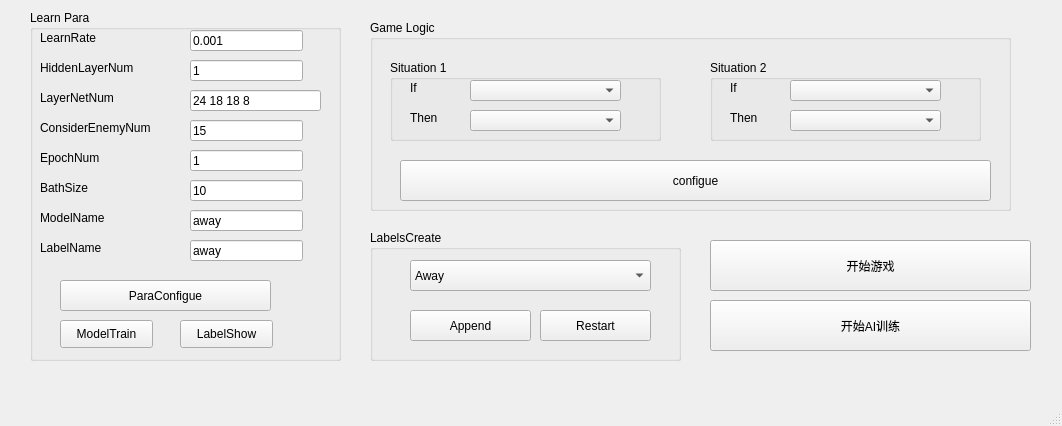
<?xml version="1.0" encoding="UTF-8"?>
<ui version="4.0">
 <class>para</class>
 <widget class="QMainWindow" name="para">
  <property name="geometry">
   <rect>
    <x>0</x>
    <y>0</y>
    <width>1062</width>
    <height>426</height>
   </rect>
  </property>
  <property name="windowTitle">
   <string>para</string>
  </property>
  <property name="autoFillBackground">
   <bool>false</bool>
  </property>
  <widget class="QWidget" name="centralwidget">
   <widget class="QGroupBox" name="groupBox">
    <property name="geometry">
     <rect>
      <x>370</x>
      <y>20</y>
      <width>641</width>
      <height>191</height>
     </rect>
    </property>
    <property name="title">
     <string>Game Logic</string>
    </property>
    <widget class="QGroupBox" name="groupBox_2">
     <property name="geometry">
      <rect>
       <x>20</x>
       <y>40</y>
       <width>271</width>
       <height>81</height>
      </rect>
     </property>
     <property name="title">
      <string>Situation 1</string>
     </property>
     <widget class="QLabel" name="label_4">
      <property name="geometry">
       <rect>
        <x>20</x>
        <y>20</y>
        <width>68</width>
        <height>15</height>
       </rect>
      </property>
      <property name="text">
       <string>If</string>
      </property>
     </widget>
     <widget class="QLabel" name="label_5">
      <property name="geometry">
       <rect>
        <x>20</x>
        <y>50</y>
        <width>68</width>
        <height>15</height>
       </rect>
      </property>
      <property name="text">
       <string>Then</string>
      </property>
     </widget>
     <widget class="QComboBox" name="IFS1">
      <property name="geometry">
       <rect>
        <x>80</x>
        <y>20</y>
        <width>151</width>
        <height>21</height>
       </rect>
      </property>
      <property name="currentIndex">
       <number>-1</number>
      </property>
      <property name="maxVisibleItems">
       <number>10</number>
      </property>
      <item>
       <property name="text">
        <string>IsGainMostNear</string>
       </property>
      </item>
      <item>
       <property name="text">
        <string>IsEnemyMostNear</string>
       </property>
      </item>
     </widget>
     <widget class="QComboBox" name="TH1">
      <property name="geometry">
       <rect>
        <x>80</x>
        <y>50</y>
        <width>151</width>
        <height>21</height>
       </rect>
      </property>
      <property name="editable">
       <bool>false</bool>
      </property>
      <property name="currentIndex">
       <number>-1</number>
      </property>
      <item>
       <property name="text">
        <string>model_away</string>
       </property>
      </item>
      <item>
       <property name="text">
        <string>model_gain</string>
       </property>
      </item>
     </widget>
    </widget>
    <widget class="QPushButton" name="configue">
     <property name="geometry">
      <rect>
       <x>30</x>
       <y>140</y>
       <width>591</width>
       <height>41</height>
      </rect>
     </property>
     <property name="text">
      <string>configue</string>
     </property>
    </widget>
    <widget class="QGroupBox" name="groupBox_3">
     <property name="geometry">
      <rect>
       <x>340</x>
       <y>40</y>
       <width>271</width>
       <height>81</height>
      </rect>
     </property>
     <property name="title">
      <string>Situation 2</string>
     </property>
     <widget class="QLabel" name="label_6">
      <property name="geometry">
       <rect>
        <x>20</x>
        <y>20</y>
        <width>68</width>
        <height>15</height>
       </rect>
      </property>
      <property name="text">
       <string>If</string>
      </property>
     </widget>
     <widget class="QLabel" name="label_7">
      <property name="geometry">
       <rect>
        <x>20</x>
        <y>50</y>
        <width>68</width>
        <height>15</height>
       </rect>
      </property>
      <property name="text">
       <string>Then</string>
      </property>
     </widget>
     <widget class="QComboBox" name="IFS2">
      <property name="geometry">
       <rect>
        <x>80</x>
        <y>20</y>
        <width>151</width>
        <height>21</height>
       </rect>
      </property>
      <property name="editable">
       <bool>false</bool>
      </property>
      <property name="currentIndex">
       <number>-1</number>
      </property>
      <item>
       <property name="text">
        <string>IsGainMostNear</string>
       </property>
      </item>
      <item>
       <property name="text">
        <string>IsEnemyMostNear</string>
       </property>
      </item>
     </widget>
     <widget class="QComboBox" name="TH2">
      <property name="geometry">
       <rect>
        <x>80</x>
        <y>50</y>
        <width>151</width>
        <height>21</height>
       </rect>
      </property>
      <property name="editable">
       <bool>false</bool>
      </property>
      <property name="currentIndex">
       <number>-1</number>
      </property>
      <property name="minimumContentsLength">
       <number>0</number>
      </property>
      <item>
       <property name="text">
        <string>model_away</string>
       </property>
      </item>
      <item>
       <property name="text">
        <string>model_gain</string>
       </property>
      </item>
     </widget>
    </widget>
   </widget>
   <widget class="QGroupBox" name="groupBox_6">
    <property name="geometry">
     <rect>
      <x>30</x>
      <y>10</y>
      <width>311</width>
      <height>351</height>
     </rect>
    </property>
    <property name="title">
     <string>Learn Para</string>
    </property>
    <widget class="QLineEdit" name="LearnRate">
     <property name="geometry">
      <rect>
       <x>160</x>
       <y>20</y>
       <width>113</width>
       <height>21</height>
      </rect>
     </property>
     <property name="text">
      <string>0.001</string>
     </property>
    </widget>
    <widget class="QLineEdit" name="HiddenLayerNum">
     <property name="geometry">
      <rect>
       <x>160</x>
       <y>50</y>
       <width>113</width>
       <height>21</height>
      </rect>
     </property>
     <property name="text">
      <string>1</string>
     </property>
    </widget>
    <widget class="QLineEdit" name="LayerNetNum">
     <property name="geometry">
      <rect>
       <x>160</x>
       <y>80</y>
       <width>131</width>
       <height>21</height>
      </rect>
     </property>
     <property name="text">
      <string>24 18 18 8</string>
     </property>
    </widget>
    <widget class="QLineEdit" name="ConsiderEnemyNum">
     <property name="geometry">
      <rect>
       <x>160</x>
       <y>110</y>
       <width>113</width>
       <height>21</height>
      </rect>
     </property>
     <property name="text">
      <string>15</string>
     </property>
    </widget>
    <widget class="QLabel" name="label">
     <property name="geometry">
      <rect>
       <x>10</x>
       <y>20</y>
       <width>68</width>
       <height>15</height>
      </rect>
     </property>
     <property name="text">
      <string>LearnRate</string>
     </property>
    </widget>
    <widget class="QLabel" name="label_2">
     <property name="geometry">
      <rect>
       <x>10</x>
       <y>50</y>
       <width>121</width>
       <height>16</height>
      </rect>
     </property>
     <property name="text">
      <string>HiddenLayerNum</string>
     </property>
    </widget>
    <widget class="QLabel" name="label_3">
     <property name="geometry">
      <rect>
       <x>10</x>
       <y>80</y>
       <width>111</width>
       <height>16</height>
      </rect>
     </property>
     <property name="text">
      <string>LayerNetNum</string>
     </property>
    </widget>
    <widget class="QLabel" name="label_20">
     <property name="geometry">
      <rect>
       <x>10</x>
       <y>110</y>
       <width>131</width>
       <height>16</height>
      </rect>
     </property>
     <property name="text">
      <string>ConsiderEnemyNum</string>
     </property>
    </widget>
    <widget class="QLabel" name="label_21">
     <property name="geometry">
      <rect>
       <x>10</x>
       <y>140</y>
       <width>131</width>
       <height>16</height>
      </rect>
     </property>
     <property name="text">
      <string>EpochNum</string>
     </property>
    </widget>
    <widget class="QLineEdit" name="EpochNum">
     <property name="geometry">
      <rect>
       <x>160</x>
       <y>140</y>
       <width>113</width>
       <height>21</height>
      </rect>
     </property>
     <property name="text">
      <string>1</string>
     </property>
    </widget>
    <widget class="QLabel" name="label_22">
     <property name="geometry">
      <rect>
       <x>10</x>
       <y>170</y>
       <width>131</width>
       <height>16</height>
      </rect>
     </property>
     <property name="text">
      <string>BathSize</string>
     </property>
    </widget>
    <widget class="QLineEdit" name="BathSize">
     <property name="geometry">
      <rect>
       <x>160</x>
       <y>170</y>
       <width>113</width>
       <height>21</height>
      </rect>
     </property>
     <property name="text">
      <string>10</string>
     </property>
    </widget>
    <widget class="QPushButton" name="ModelTrain">
     <property name="geometry">
      <rect>
       <x>30</x>
       <y>310</y>
       <width>93</width>
       <height>28</height>
      </rect>
     </property>
     <property name="text">
      <string>ModelTrain</string>
     </property>
    </widget>
    <widget class="QLabel" name="label_23">
     <property name="geometry">
      <rect>
       <x>10</x>
       <y>200</y>
       <width>131</width>
       <height>16</height>
      </rect>
     </property>
     <property name="text">
      <string>ModelName</string>
     </property>
    </widget>
    <widget class="QLineEdit" name="ModelName">
     <property name="geometry">
      <rect>
       <x>160</x>
       <y>200</y>
       <width>113</width>
       <height>21</height>
      </rect>
     </property>
     <property name="text">
      <string>away</string>
     </property>
    </widget>
    <widget class="QLabel" name="label_24">
     <property name="geometry">
      <rect>
       <x>10</x>
       <y>230</y>
       <width>131</width>
       <height>16</height>
      </rect>
     </property>
     <property name="text">
      <string>LabelName</string>
     </property>
    </widget>
    <widget class="QLineEdit" name="LabelName">
     <property name="geometry">
      <rect>
       <x>160</x>
       <y>230</y>
       <width>113</width>
       <height>21</height>
      </rect>
     </property>
     <property name="text">
      <string>away</string>
     </property>
    </widget>
    <widget class="QPushButton" name="ParaConfigue">
     <property name="geometry">
      <rect>
       <x>30</x>
       <y>270</y>
       <width>211</width>
       <height>31</height>
      </rect>
     </property>
     <property name="text">
      <string>ParaConfigue</string>
     </property>
    </widget>
    <widget class="QPushButton" name="LabelShow">
     <property name="geometry">
      <rect>
       <x>150</x>
       <y>310</y>
       <width>93</width>
       <height>28</height>
      </rect>
     </property>
     <property name="text">
      <string>LabelShow</string>
     </property>
    </widget>
   </widget>
   <widget class="QGroupBox" name="groupBox_7">
    <property name="geometry">
     <rect>
      <x>370</x>
      <y>230</y>
      <width>311</width>
      <height>131</height>
     </rect>
    </property>
    <property name="title">
     <string>LabelsCreate</string>
    </property>
    <widget class="QComboBox" name="LabelsCreate">
     <property name="geometry">
      <rect>
       <x>40</x>
       <y>30</y>
       <width>241</width>
       <height>31</height>
      </rect>
     </property>
     <item>
      <property name="text">
       <string>Away</string>
      </property>
     </item>
     <item>
      <property name="text">
       <string>Gain</string>
      </property>
     </item>
    </widget>
    <widget class="QPushButton" name="Append">
     <property name="geometry">
      <rect>
       <x>40</x>
       <y>80</y>
       <width>121</width>
       <height>31</height>
      </rect>
     </property>
     <property name="text">
      <string>Append</string>
     </property>
    </widget>
    <widget class="QPushButton" name="Restart">
     <property name="geometry">
      <rect>
       <x>170</x>
       <y>80</y>
       <width>111</width>
       <height>31</height>
      </rect>
     </property>
     <property name="text">
      <string>Restart</string>
     </property>
    </widget>
   </widget>
   <widget class="QPushButton" name="opengame">
    <property name="geometry">
     <rect>
      <x>710</x>
      <y>240</y>
      <width>321</width>
      <height>51</height>
     </rect>
    </property>
    <property name="text">
     <string>开始游戏</string>
    </property>
   </widget>
   <widget class="QPushButton" name="trainAI">
    <property name="geometry">
     <rect>
      <x>710</x>
      <y>300</y>
      <width>321</width>
      <height>51</height>
     </rect>
    </property>
    <property name="text">
     <string>开始AI训练</string>
    </property>
   </widget>
  </widget>
  <widget class="QMenuBar" name="menubar">
   <property name="geometry">
    <rect>
     <x>0</x>
     <y>0</y>
     <width>1062</width>
     <height>26</height>
    </rect>
   </property>
  </widget>
  <widget class="QStatusBar" name="statusbar"/>
 </widget>
 <resources/>
 <connections/>
</ui>
